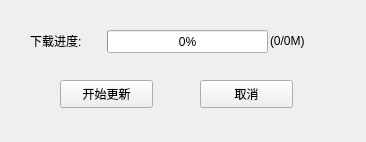
<?xml version="1.0" encoding="UTF-8"?>
<ui version="4.0">
 <class>update</class>
 <widget class="QWidget" name="update">
  <property name="geometry">
   <rect>
    <x>0</x>
    <y>0</y>
    <width>366</width>
    <height>142</height>
   </rect>
  </property>
  <property name="windowTitle">
   <string>Form</string>
  </property>
  <widget class="QProgressBar" name="downloadprogress">
   <property name="geometry">
    <rect>
     <x>107</x>
     <y>30</y>
     <width>161</width>
     <height>23</height>
    </rect>
   </property>
   <property name="value">
    <number>0</number>
   </property>
  </widget>
  <widget class="QLabel" name="tiplabel">
   <property name="geometry">
    <rect>
     <x>30</x>
     <y>30</y>
     <width>71</width>
     <height>21</height>
    </rect>
   </property>
   <property name="text">
    <string>下载进度:</string>
   </property>
  </widget>
  <widget class="QLabel" name="downloadlabel">
   <property name="geometry">
    <rect>
     <x>270</x>
     <y>30</y>
     <width>131</width>
     <height>21</height>
    </rect>
   </property>
   <property name="text">
    <string>(0/0M)</string>
   </property>
  </widget>
  <widget class="QPushButton" name="button_cancel">
   <property name="geometry">
    <rect>
     <x>200</x>
     <y>80</y>
     <width>93</width>
     <height>28</height>
    </rect>
   </property>
   <property name="text">
    <string>取消</string>
   </property>
  </widget>
  <widget class="QPushButton" name="button_startupdate">
   <property name="geometry">
    <rect>
     <x>60</x>
     <y>80</y>
     <width>93</width>
     <height>28</height>
    </rect>
   </property>
   <property name="text">
    <string>开始更新</string>
   </property>
  </widget>
 </widget>
 <resources/>
 <connections/>
</ui>
